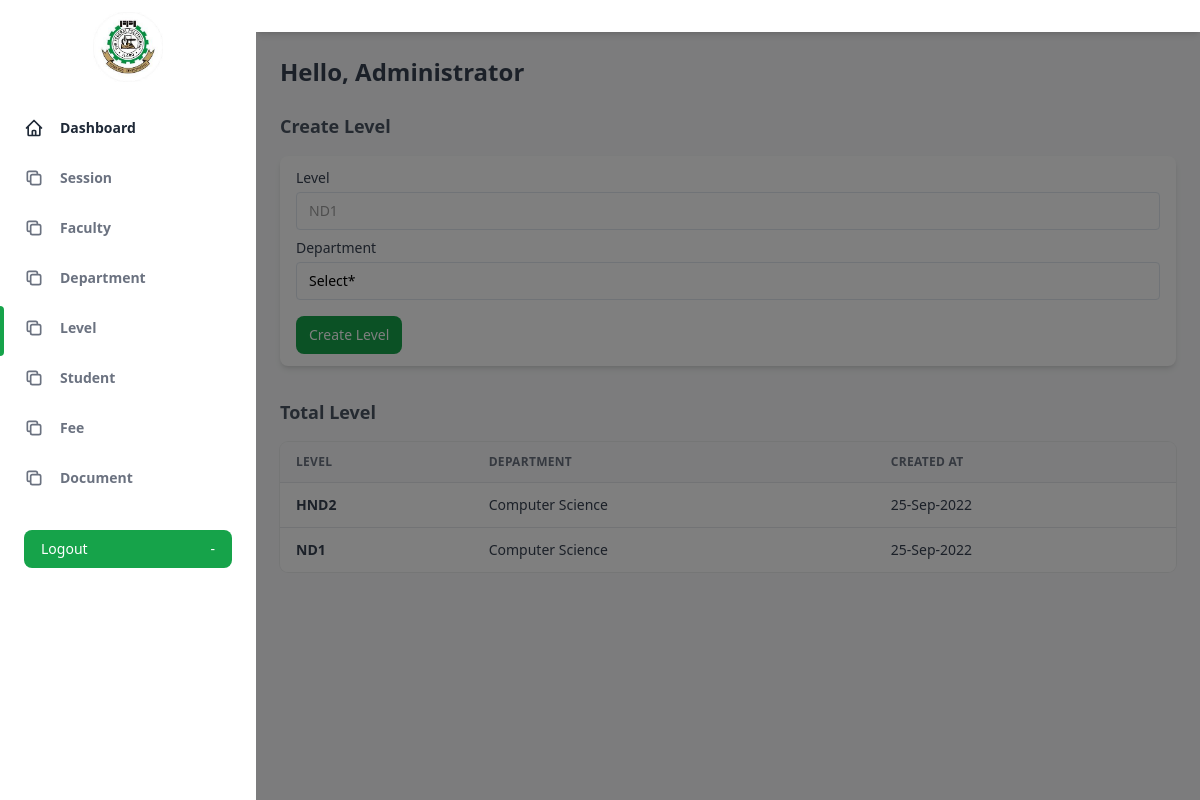
The app's page /admin-dashboard/level.php with its own data.
### tables this page shows
CREATE TABLE `level` (
  `id` int(11) NOT NULL,
  `name` varchar(255) NOT NULL,
  `department` varchar(255) NOT NULL,
  `dt` timestamp NOT NULL DEFAULT current_timestamp() ON UPDATE current_timestamp()
);

### admin-dashboard/level.php (the view, shortened to what this page needs)
<?php
  require_once "../includes/connection.php";
?>
<!DOCTYPE html>
<html :class="{ 'theme-dark': dark }" x-data="data()" lang="en">
  <head>
    <script src="https://cdn.tailwindcss.com"></script>
    <link rel="stylesheet" href="../assets/css/tailwind.output.css" />
    <link
      rel="stylesheet"
      href="https://cdnjs.cloudflare.com/ajax/libs/Chart.js/2.9.3/Chart.min.css"
    />
  </head>
  <body>
    <div
      class="flex h-screen bg-gray-50 dark:bg-gray-900"
      :class="{ 'overflow-hidden': isSideMenuOpen }"
    >
      <aside
        class="z-20 hidden w-64 overflow-y-auto bg-white dark:bg-gray-800 md:block flex-shrink-0"
      >
        <div class="py-4 text-gray-500 dark:text-gray-400">
          <a
            class="ml-6 text-lg font-bold text-gray-800 dark:text-gray-200"
            href="#"
          >
          <img src="../assets/img/fpi.jpg" alt="" style="width: 70px; height: 70px;" class="-mt-8 mx-auto">
          </a>
          <ul class="mt-6">
            <li class="relative px-6 py-3">
              <a
                class="inline-flex items-center w-full text-sm font-semibold text-gray-800 transition-colors duration-150 hover:text-gray-800 dark:hover:text-gray-200 dark:text-gray-100"
                href="index.php"
              >
                <svg
                  class="w-5 h-5"
                  aria-hidden="true"
                  fill="none"
                  stroke-linecap="round"
                  stroke-linejoin="round"
                  stroke-width="2"
                  viewBox="0 0 24 24"
                  stroke="currentColor"
                >
                  <path
                    d="M3 12l2-2m0 0l7-7 7 7M5 10v10a1 1 0 001 1h3m10-11l2 2m-2-2v10a1 1 0 01-1 1h-3m-6 0a1 1 0 001-1v-4a1 1 0 011-1h2a1 1 0 011 1v4a1 1 0 001 1m-6 0h6"
                  ></path>
                </svg>
                <span class="ml-4">Dashboard</span>
              </a>
            </li>
          </ul>
          <ul>
          <li class="relative px-6 py-3">
            <a
              class="inline-flex items-center w-full text-sm font-semibold transition-colors duration-150 hover:text-gray-800 dark:hover:text-gray-200"
              href="session.php"
            >
              <svg
                class="w-5 h-5"
                aria-hidden="true"
                fill="none"
                stroke-linecap="round"
                stroke-linejoin="round"
                stroke-width="2"
                viewBox="0 0 24 24"
                stroke="currentColor"
              >
                <path
                  d="M8 16H6a2 2 0 01-2-2V6a2 2 0 012-2h8a2 2 0 012 2v2m-6 12h8a2 2 0 002-2v-8a2 2 0 00-2-2h-8a2 2 0 00-2 2v8a2 2 0 002 2z"
                ></path>
              </svg>
              <span class="ml-4">Session</span>
            </a>
          </li>
          <li class="relative px-6 py-3">
              <a
                class="inline-flex items-center w-full text-sm font-semibold transition-colors duration-150 hover:text-gray-800 dark:hover:text-gray-200"
                href="faculty.php"
              >
                <svg
                  class="w-5 h-5"
                  aria-hidden="true"
                  fill="none"
                  stroke-linecap="round"
                  stroke-linejoin="round"
                  stroke-width="2"
                  viewBox="0 0 24 24"
                  stroke="currentColor"
                >
                  <path
                    d="M8 16H6a2 2 0 01-2-2V6a2 2 0 012-2h8a2 2 0 012 2v2m-6 12h8a2 2 0 002-2v-8a2 2 0 00-2-2h-8a2 2 0 00-2 2v8a2 2 0 002 2z"
                  ></path>
                </svg>
                <span class="ml-4">Faculty</span>
              </a>
            </li>
            <li class="relative px-6 py-3">
              <a
                class="inline-flex items-center w-full text-sm font-semibold transition-colors duration-150 hover:text-gray-800 dark:hover:text-gray-200"
                href="department.php"
              >
                <svg
                  class="w-5 h-5"
                  aria-hidden="true"
                  fill="none"
                  stroke-linecap="round"
                  stroke-linejoin="round"
                  stroke-width="2"
                  viewBox="0 0 24 24"
                  stroke="currentColor"
                >
                  <path
                    d="M8 16H6a2 2 0 01-2-2V6a2 2 0 012-2h8a2 2 0 012 2v2m-6 12h8a2 2 0 002-2v-8a2 2 0 00-2-2h-8a2 2 0 00-2 2v8a2 2 0 002 2z"
                  ></path>
                </svg>
                <span class="ml-4">Department</span>
              </a>
            </li>
            <li class="relative px-6 py-3">
              <span
                class="absolute inset-y-0 left-0 w-1 bg-green-600 rounded-tr-lg rounded-br-lg"
                aria-hidden="true"
              ></span>
              <a
                class="inline-flex items-center w-full text-sm font-semibold transition-colors duration-150 hover:text-gray-800 dark:hover:text-gray-200"
                href="level.php"
              >
                <svg
                  class="w-5 h-5"
                  aria-hidden="true"
                  fill="none"
                  stroke-linecap="round"
                  stroke-linejoin="round"
                  stroke-width="2"
                  viewBox="0 0 24 24"
                  stroke="currentColor"
                >
                  <path
                    d="M8 16H6a2 2 0 01-2-2V6a2 2 0 012-2h8a2 2 0 012 2v2m-6 12h8a2 2 0 002-2v-8a2 2 0 00-2-2h-8a2 2 0 00-2 2v8a2 2 0 002 2z"
                  ></path>
                </svg>
                <span class="ml-4">Level</span>
              </a>
            </li>
            <li class="relative px-6 py-3">
              <a
                class="inline-flex items-center w-full text-sm font-semibold transition-colors duration-150 hover:text-gray-800 dark:hover:text-gray-200"
                href="student.php"
              >
                <svg
                  class="w-5 h-5"
                  aria-hidden="true"
                  fill="none"
                  stroke-linecap="round"
                  stroke-linejoin="round"
                  stroke-width="2"
                  viewBox="0 0 24 24"
                  stroke="currentColor"
                >
                  <path
                    d="M8 16H6a2 2 0 01-2-2V6a2 2 0 012-2h8a2 2 0 012 2v2m-6 12h8a2 2 0 002-2v-8a2 2 0 00-2-2h-8a2 2 0 00-2 2v8a2 2 0 002 2z"
                  ></path>
                </svg>
                <span class="ml-4">Student</span>
              </a>
            </li>
            <li class="relative px-6 py-3">
              <a
                class="inline-flex items-center w-full text-sm font-semibold transition-colors duration-150 hover:text-gray-800 dark:hover:text-gray-200"
                href="fee.php"
              >
                <svg
                  class="w-5 h-5"
                  aria-hidden="true"
                  fill="none"
                  stroke-linecap="round"
                  stroke-linejoin="round"
                  stroke-width="2"
                  viewBox="0 0 24 24"
                  stroke="currentColor"
                >
                  <path
                    d="M8 16H6a2 2 0 01-2-2V6a2 2 0 012-2h8a2 2 0 012 2v2m-6 12h8a2 2 0 002-2v-8a2 2 0 00-2-2h-8a2 2 0 00-2 2v8a2 2 0 002 2z"
                  ></path>
                </svg>
                <span class="ml-4">Fee</span>
              </a>
            </li>
            <li class="relative px-6 py-3">
              <a
                class="inline-flex items-center w-full text-sm font-semibold transition-colors duration-150 hover:text-gray-800 dark:hover:text-gray-200"
                href="document.php"
              >
                <svg
                  class="w-5 h-5"
                  aria-hidden="true"
                  fill="none"
                  stroke-linecap="round"
                  stroke-linejoin="round"
                  stroke-width="2"
                  viewBox="0 0 24 24"
                  stroke="currentColor"
                >
                  <path
                    d="M8 16H6a2 2 0 01-2-2V6a2 2 0 012-2h8a2 2 0 012 2v2m-6 12h8a2 2 0 002-2v-8a2 2 0 00-2-2h-8a2 2 0 00-2 2v8a2 2 0 002 2z"
                  ></path>
                </svg>
                <span class="ml-4">Document</span>
              </a>
            </li>
           </ul>
          <div class="px-6 my-6">
            <a
              href="logout.php"
              class="flex items-center justify-between w-full px-4 py-2 text-sm font-medium leading-5 text-white transition-colors duration-150 bg-green-600 border border-transparent rounded-lg active:bg-green-600 hover:bg-green-700 focus:outline-none focus:shadow-outline-green"
            >
              Logout
              <span class="ml-2" aria-hidden="true">-</span>
            </a>
          </div>
        </div>
      </aside>
      <div
        x-show="isSideMenuOpen"
        x-transition:enter="transition ease-in-out duration-150"
        x-transition:enter-start="opacity-0"
        x-transition:enter-end="opacity-100"
        x-transition:leave="transition ease-in-out duration-150"
        x-transition:leave-start="opacity-100"
        x-transition:leave-end="opacity-0"
        class="fixed inset-0 z-10 flex items-end bg-black bg-opacity-50 sm:items-center sm:justify-center"
      ></div>
      <div class="flex flex-col flex-1 w-full">
        <header class="z-10 py-4 bg-white shadow-md dark:bg-gray-800">
        </header>
        <main class="h-full overflow-y-auto">
          <div class="container px-6 mx-auto grid">
            <h2
              class="my-6 text-2xl font-semibold text-gray-700 dark:text-gray-200"
            >
              Hello, Administrator
            </h2>
              <div>
                <h4 class="mb-4 text-lg font-semibold text-gray-600 dark:text-gray-300">
                    Create Level
                </h4>
                <form method="post">
                    <div
                    class="px-4 py-3 mb-8 bg-white rounded-lg shadow-md dark:bg-gray-800"
                    >
                        <label class="block text-sm">
                            <span class="text-gray-700 dark:text-gray-400">Level</span>
                            <input
                            name="level"
                            class="block w-full mt-1 text-sm dark:border-gray-600 dark:bg-gray-700 focus:border-green-400 focus:outline-none focus:shadow-outline-green dark:text-gray-300 dark:focus:shadow-outline-gray form-input"
                            placeholder="ND1"
                            required
                            />
                        </label>
                        <label class="mt-2 block text-sm">
                            <span class="text-gray-700 dark:text-gray-400">Department</span>
                            <select name="department" class="block w-full mt-1 text-sm dark:border-gray-600 dark:bg-gray-700 focus:border-green-400 focus:outline-none focus:shadow-outline-green dark:text-gray-300 dark:focus:shadow-outline-gray form-input" required>
                                <option value="">Select*</option>
                            </select>
                        </label>
                        <div class="mt-4">
                            <button
                                type="submit"
                                name="createBtn"
                                class="px-3 py-2 text-sm font-medium leading-5 text-white transition-colors duration-150 bg-green-600 border border-transparent rounded-lg active:bg-green-600 hover:bg-green-700 focus:outline-none focus:shadow-outline-green">
                                Create Level
                            </button>
                        </div>
                    </div>
                </form>
            </div>
              <div>
                <h4 class="mb-4 text-lg font-semibold text-gray-600 dark:text-gray-300">
                    Total Level
                </h4>
                <div class="mt-4 w-full overflow-hidden rounded-lg shadow-xs">
                <div class="w-full overflow-x-auto">
                    <table class="w-full whitespace-no-wrap">
                    <thead>
                        <tr
                        class="text-xs font-semibold tracking-wide text-left text-gray-500 uppercase border-b dark:border-gray-700 bg-gray-50 dark:text-gray-400 dark:bg-gray-800"
                        >
                        <th class="px-4 py-3">Level</th>
                        <th class="px-4 py-3">Department</th>
                        <th class="px-4 py-3">Created At</th>
                        </tr>
                    </thead>
                    <tbody
                        class="bg-white divide-y dark:divide-gray-700 dark:bg-gray-800"
                    >
                      <?php
                        $select = $conn->query("SELECT * FROM `level`");
                        while($row = $select->fetch_assoc()) {
                        ?>
                          <tr class="text-gray-700 dark:text-gray-400">
                            <td class="px-4 py-3">
                                <div class="flex items-center text-sm">
                                    <div>
                                        <p class="font-semibold"><?php echo $row['name'] ?></p>
                                    </div>
                                </div>
                            </td>
                            <td class="px-4 py-3 text-sm"><?php echo $row['department'] ?></td>
                            <td class="px-4 py-3 text-sm"><?php echo date("d-M-Y", strtotime($row['dt'])) ?></td>
                          </tr>
                        <?php
                        }
                      ?>
                    </tbody>
                    </table>
                </div>
                </div>
            </div>
          </div>
        </main>
      </div>
    </div>
  </body>
</html>

### records on screen
level: name "HND2", department "Computer Science", dt "25-Sep-2022"
level: name "ND1", department "Computer Science", dt "25-Sep-2022"
